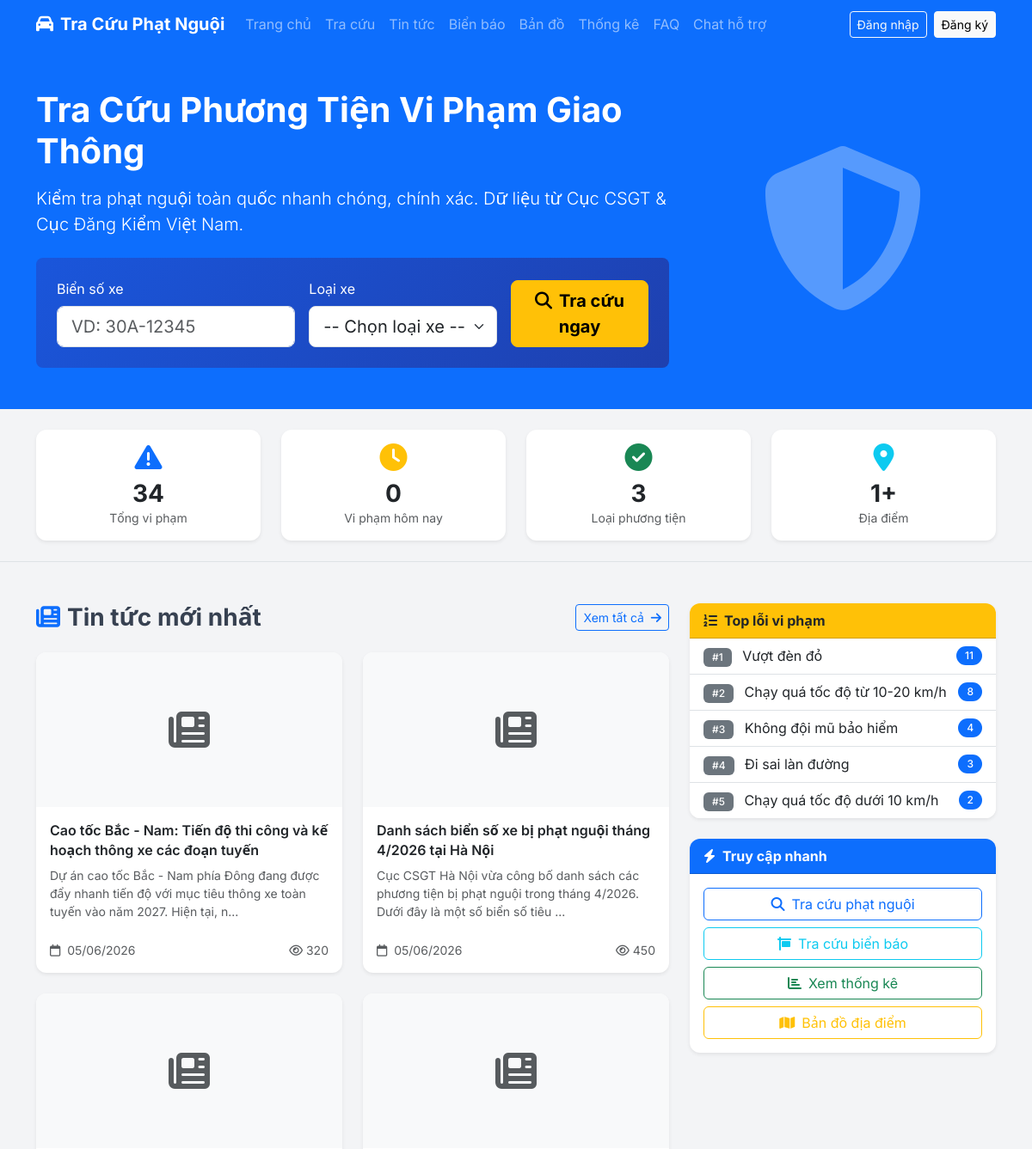
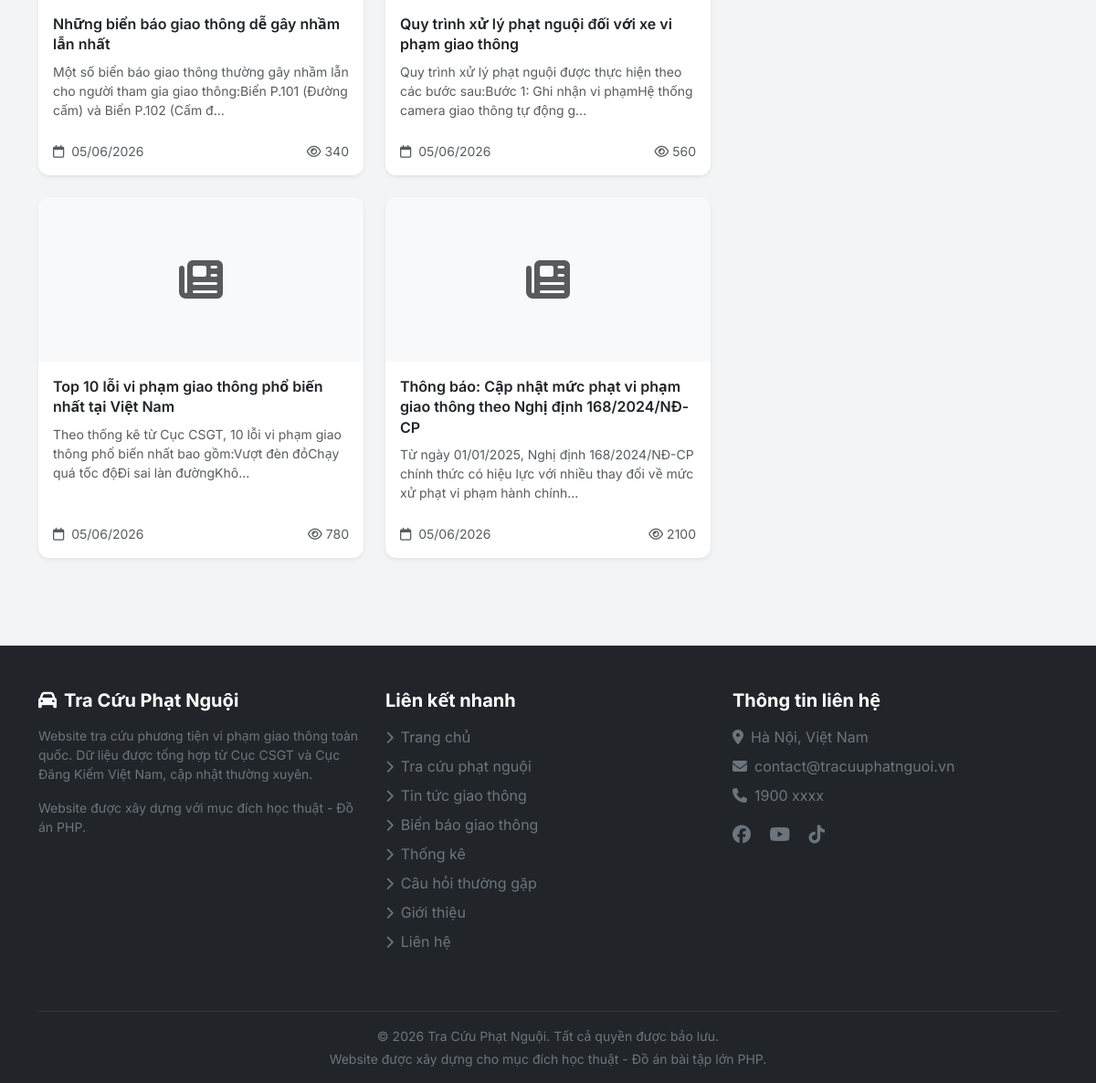
The page / on the database its author committed (2 pictures, top to bottom).
### tables this page shows
CREATE TABLE news (
    id INT AUTO_INCREMENT PRIMARY KEY,
    title VARCHAR(255) NOT NULL,
    slug VARCHAR(255) NOT NULL UNIQUE,
    content LONGTEXT NOT NULL,
    thumbnail VARCHAR(255) NULL,
    category_id INT NULL,
    author_id INT NULL,
    status ENUM('draft','published') NOT NULL DEFAULT 'draft',
    views INT NOT NULL DEFAULT 0,
    created_at DATETIME NOT NULL DEFAULT CURRENT_TIMESTAMP,
    updated_at DATETIME NULL ON UPDATE CURRENT_TIMESTAMP,
    FOREIGN KEY (category_id) REFERENCES news_categories(id) ON DELETE SET NULL,
    FOREIGN KEY (author_id) REFERENCES users(id) ON DELETE SET NULL,
    INDEX idx_slug (slug),
    INDEX idx_status (status),
    INDEX idx_category (category_id),
    INDEX idx_created (created_at)
);

### app/views/client/home/index.php (the view, shortened to what the rows shown need)
<section class="hero-section bg-primary text-white py-5">
    <div class="container">
        <div class="row align-items-center">
            <div class="col-lg-8">
                <h1 class="fw-bold mb-3">Tra Cứu Phương Tiện Vi Phạm Giao Thông</h1>
                <p class="lead mb-4">Kiểm tra phạt nguội toàn quốc nhanh chóng, chính xác. Dữ liệu từ Cục CSGT & Cục Đăng Kiểm Việt Nam.</p>
                <div class="hero-search p-4 bg-white bg-opacity-10 rounded-3 backdrop-blur">
                    <form method="POST" action="/tra-cuu" class="row g-3">
                        <div class="col-md-5">
                            <label for="plate_number" class="form-label text-white">Biển số xe</label>
                            <input type="text" class="form-control form-control-lg" id="plate_number"
                                   name="plate_number" placeholder="VD: 30A-12345" required>
                        </div>
                        <div class="col-md-4">
                            <label for="vehicle_type" class="form-label text-white">Loại xe</label>
                            <select class="form-select form-select-lg" id="vehicle_type" name="vehicle_type" required>
                                <option value="">-- Chọn loại xe --</option>
                            </select>
                        </div>
                        <div class="col-md-3 d-flex align-items-end">
                            <button type="submit" class="btn btn-warning btn-lg w-100 fw-bold">
                                <i class="fas fa-search me-2"></i>Tra cứu ngay
                            </button>
                        </div>
                    </form>
                </div>
            </div>
            <div class="col-lg-4 d-none d-lg-block text-center">
                <i class="fas fa-shield-halved" style="font-size: 12rem; opacity: 0.3;"></i>
            </div>
        </div>
    </div>
</section>
<section class="py-4 border-bottom">
    <div class="container">
        <div class="row g-4">
            <div class="col-md-3 col-6">
                <div class="card border-0 shadow-sm text-center h-100">
                    <div class="card-body">
                        <div class="text-primary mb-2">
                            <i class="fas fa-exclamation-triangle fa-2x"></i>
                        </div>
                        <h3 class="fw-bold mb-0"><?= number_format($totalViolations ?? 0) ?></h3>
                        <p class="text-muted mb-0 small">Tổng vi phạm</p>
                    </div>
                </div>
            </div>
            <div class="col-md-3 col-6">
                <div class="card border-0 shadow-sm text-center h-100">
                    <div class="card-body">
                        <div class="text-warning mb-2">
                            <i class="fas fa-clock fa-2x"></i>
                        </div>
                        <h3 class="fw-bold mb-0"><?= number_format($todayViolations ?? 0) ?></h3>
                        <p class="text-muted mb-0 small">Vi phạm hôm nay</p>
                    </div>
                </div>
            </div>
            <div class="col-md-3 col-6">
                <div class="card border-0 shadow-sm text-center h-100">
                    <div class="card-body">
                        <div class="text-success mb-2">
                            <i class="fas fa-check-circle fa-2x"></i>
                        </div>
                        <h3 class="fw-bold mb-0">3</h3>
                        <p class="text-muted mb-0 small">Loại phương tiện</p>
                    </div>
                </div>
            </div>
            <div class="col-md-3 col-6">
                <div class="card border-0 shadow-sm text-center h-100">
                    <div class="card-body">
                        <div class="text-info mb-2">
                            <i class="fas fa-map-marker-alt fa-2x"></i>
                        </div>
                        <h3 class="fw-bold mb-0"><?= number_format($totalViolations ? ceil($totalViolations / 100) : 0) ?>+</h3>
                        <p class="text-muted mb-0 small">Địa điểm</p>
                    </div>
                </div>
            </div>
        </div>
    </div>
</section>
<section class="py-5">
    <div class="container">
        <div class="row">
            <div class="col-lg-8">
                <div class="d-flex justify-content-between align-items-center mb-4">
                    <h3 class="fw-bold mb-0"><i class="fas fa-newspaper me-2 text-primary"></i>Tin tức mới nhất</h3>
                    <a href="/tin-tuc" class="btn btn-outline-primary btn-sm">Xem tất cả <i class="fas fa-arrow-right ms-1"></i></a>
                </div>
                <div class="row g-4">
                    <?php if (!empty($latestNews)): ?>
                        <?php foreach ($latestNews as $news): ?>
                            <div class="col-md-6">
                                <div class="card shadow-sm h-100 border-0">
                                    <?php if (!empty($news['thumbnail'])): ?>
                                        <img src="/<?= htmlspecialchars($news['thumbnail'], ENT_QUOTES, 'UTF-8') ?>"
                                             class="card-img-top" alt="<?= htmlspecialchars($news['title'], ENT_QUOTES, 'UTF-8') ?>"
                                             style="height: 180px; object-fit: cover;">
                                    <?php else: ?>
                                        <div class="card-img-top bg-light d-flex align-items-center justify-content-center"
                                             style="height: 180px;">
                                            <i class="fas fa-newspaper fa-3x text-muted"></i>
                                        </div>
                                    <?php endif; ?>
                                    <div class="card-body d-flex flex-column">
                                        <h5 class="card-title">
                                            <a href="/tin-tuc/<?= htmlspecialchars($news['slug'] ?? 'bai-viet-' . $news['id'], ENT_QUOTES, 'UTF-8') ?>"
                                               class="text-decoration-none text-dark stretched-link">
                                                <?= htmlspecialchars($news['title'], ENT_QUOTES, 'UTF-8') ?>
                                            </a>
                                        </h5>
                                        <p class="card-text text-muted small flex-grow-1">
                                            <?= htmlspecialchars(Helper::truncate(strip_tags($news['content'] ?? ''), 120), ENT_QUOTES, 'UTF-8') ?>
                                        </p>
                                        <div class="d-flex justify-content-between align-items-center mt-2">
                                            <small class="text-muted">
                                                <i class="far fa-calendar me-1"></i>
                                                <?= htmlspecialchars(Helper::formatDate($news['created_at'], 'd/m/Y'), ENT_QUOTES, 'UTF-8') ?>
                                            </small>
                                            <small class="text-muted">
                                                <i class="far fa-eye me-1"></i><?= (int)($news['views'] ?? 0) ?>
                                            </small>
                                        </div>
                                    </div>
                                </div>
                            </div>
                        <?php endforeach; ?>
                    <?php endif; ?>
                </div>
            </div>
            <div class="col-lg-4 mt-4 mt-lg-0">
                <div class="card shadow-sm border-0 mb-4">
                    <div class="card-header bg-warning text-dark fw-bold">
                        <i class="fas fa-list-ol me-2"></i>Top lỗi vi phạm
                    </div>
                    <div class="card-body p-0">
                        <?php if (!empty($topOffenses)): ?>
                            <ul class="list-group list-group-flush">
                                <?php $rank = 1; foreach ($topOffenses as $offense): ?>
                                    <li class="list-group-item d-flex justify-content-between align-items-center">
                                        <span>
                                            <span class="badge bg-secondary me-2">#<?= $rank ?></span>
                                            <?= htmlspecialchars($offense['offense_name'], ENT_QUOTES, 'UTF-8') ?>
                                        </span>
                                        <span class="badge bg-primary rounded-pill"><?= number_format($offense['count']) ?></span>
                                    </li>
                                <?php $rank++; endforeach; ?>
                            </ul>
                        <?php else: ?>
                            <div class="text-center py-4 text-muted">
                                <p class="mb-0 small">Chưa có dữ liệu.</p>
                            </div>
                        <?php endif; ?>
                    </div>
                </div>
                <div class="card shadow-sm border-0">
                    <div class="card-header bg-primary text-white fw-bold">
                        <i class="fas fa-bolt me-2"></i>Truy cập nhanh
                    </div>
                    <div class="card-body">
                        <div class="d-grid gap-2">
                            <a href="/tra-cuu" class="btn btn-outline-primary">
                                <i class="fas fa-search me-2"></i>Tra cứu phạt nguội
                            </a>
                            <a href="/bien-bao" class="btn btn-outline-info">
                                <i class="fas fa-sign me-2"></i>Tra cứu biển báo
                            </a>
                            <a href="/thong-ke" class="btn btn-outline-success">
                                <i class="fas fa-chart-bar me-2"></i>Xem thống kê
                            </a>
                            <a href="/ban-do" class="btn btn-outline-warning">
                                <i class="fas fa-map me-2"></i>Bản đồ địa điểm
                            </a>
                        </div>
                    </div>
                </div>
            </div>
        </div>
    </div>
</section>

### app/core/Router.php (shortened to what the rows shown need)
<?php
class Router
{
    private array $routes = [];
    private function addRoute(string $method, string $uri, string $handler): void
    {
        $pattern = preg_replace('/\{([a-zA-Z_]+)\}/', '(?P<$1>[^/]+)', $uri);
        $pattern = '#^' . $pattern . '$#';
        $this->routes[] = [
            'method'  => $method,
            'pattern' => $pattern,
            'handler' => $handler,
        ];
    }
    public function dispatch(string $uri, string $method): void
    {
        $uri = parse_url($uri, PHP_URL_PATH);
        $uri = rtrim($uri, '/') ?: '/';
        foreach ($this->routes as $route) {
            if (preg_match($route['pattern'], $uri, $matches)) {
                $this->params = array_filter($matches, fn($key) => is_string($key), ARRAY_FILTER_USE_KEY);
                [$controllerPath, $action] = explode('@', $route['handler']);
                $controller = new $controllerClass();
                call_user_func_array([$controller, $action], array_values($this->params));
                return;
            }
        }
    }
}

### rows shown on the page
news: title "Cao tốc Bắc - Nam: Tiến độ thi công và kế hoạch thông xe các đoạn tuyến", content "Dự án cao tốc Bắc - Nam phía Đông đang được đẩy nhanh tiến độ với mục tiêu thông xe toàn tuyến vào năm 2027. Hiện tại, n...", created_at "05/06/2026", views "320"
news: title "Danh sách biển số xe bị phạt nguội tháng 4/2026 tại Hà Nội", content "Cục CSGT Hà Nội vừa công bố danh sách các phương tiện bị phạt nguội trong tháng 4/2026. Dưới đây là một số biển số tiêu ...", created_at "05/06/2026", views "450"
news: title "Những biển báo giao thông dễ gây nhầm lẫn nhất", content "Một số biển báo giao thông thường gây nhầm lẫn cho người tham gia giao thông:Biển P.101 (Đường cấm) và Biển P.102 (Cấm đ...", created_at "05/06/2026", views "340"
news: title "Quy trình xử lý phạt nguội đối với xe vi phạm giao thông", content "Quy trình xử lý phạt nguội được thực hiện theo các bước sau:Bước 1: Ghi nhận vi phạmHệ thống camera giao thông tự động g...", created_at "05/06/2026", views "560"
news: title "Top 10 lỗi vi phạm giao thông phổ biến nhất tại Việt Nam", content "Theo thống kê từ Cục CSGT, 10 lỗi vi phạm giao thông phổ biến nhất bao gồm:Vượt đèn đỏChạy quá tốc độĐi sai làn đườngKhô...", created_at "05/06/2026", views "780"
news: title "Thông báo: Cập nhật mức phạt vi phạm giao thông theo Nghị định 168/2024/NĐ-CP", content "Từ ngày 01/01/2025, Nghị định 168/2024/NĐ-CP chính thức có hiệu lực với nhiều thay đổi về mức xử phạt vi phạm hành chính...", created_at "05/06/2026", views "2100"

### other values the page prints
$totalViolations "34"
$todayViolations "0"
$totalViolations ? ceil($totalViolations / 100) : 0 "1"
$offense['offense_name'] "Vượt đèn đỏ"
$offense['count'] "11"
$offense['offense_name'] "Chạy quá tốc độ từ 10-20 km/h"
$offense['count'] "8"
$offense['offense_name'] "Không đội mũ bảo hiểm"
$offense['count'] "4"
$offense['offense_name'] "Đi sai làn đường"
$offense['count'] "3"
$offense['offense_name'] "Chạy quá tốc độ dưới 10 km/h"
$offense['count'] "2"
